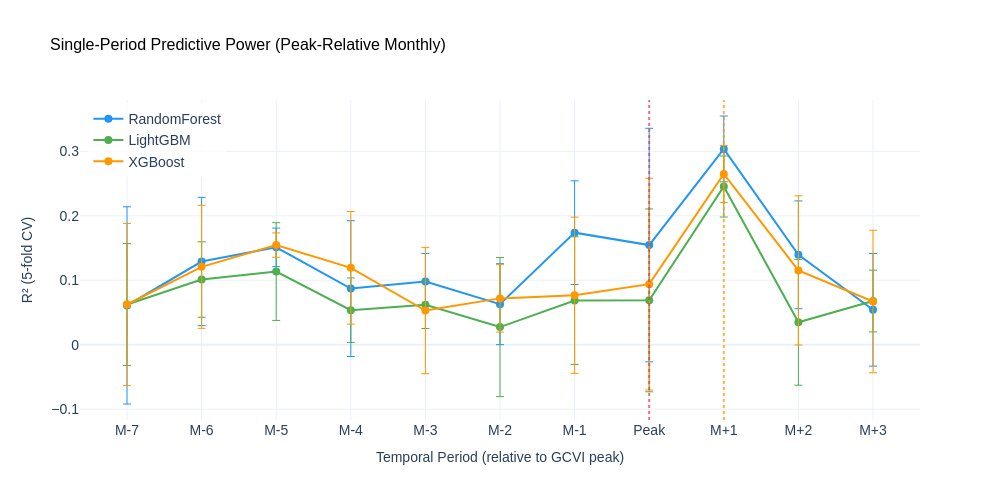

Notebook cell for this chart:
### Markdown cell above
---
## Figure 6: Temporal Zoom-In (Performance per Period)

### Code cell
# Load the monthly temporal combination results (peak-relative)
monthly_combos = combo_results.get("monthly", pd.DataFrame())

if not monthly_combos.empty:
    # Filter single-period combinations (n_periods == 1)
    single_period = monthly_combos[monthly_combos["n_periods"] == 1].copy()

    # Exclude pre-September periods
    single_period = single_period[~single_period["start_period"].isin(EXCLUDE_PERIODS["monthly"])]

    # Define period order (only Sep onwards: mo_m7 to mo_p3)
    period_order = [f"mo_m{i}" for i in range(7, 0, -1)] + ["mo_peak"] + [f"mo_p{i}" for i in range(1, 4)]
    period_labels = [f"M-{i}" for i in range(7, 0, -1)] + ["Peak"] + [f"M+{i}" for i in range(1, 4)]

    single_period["period_idx"] = single_period["start_period"].map(
        {p: i for i, p in enumerate(period_order)}
    )
    single_period = single_period.dropna(subset=["period_idx"]).sort_values("period_idx")

    label_map = dict(zip(period_order, period_labels))
    single_period["label"] = single_period["start_period"].map(label_map)

    fig6 = go.Figure()

    for model in MODELS_TO_SHOW:
        r2_col = f"{model}_R2_mean"
        r2_std_col = f"{model}_R2_std"
        if r2_col not in single_period.columns:
            continue

        fig6.add_trace(
            go.Scatter(
                x=single_period["label"],
                y=single_period[r2_col],
                mode="lines+markers",
                name=model,
                line=dict(color=MODEL_COLORS[model], width=2),
                marker=dict(size=8),
                error_y=dict(
                    type="data",
                    array=single_period[r2_std_col],
                    visible=True,
                    thickness=1,
                ),
            )
        )

    # Highlight Peak and M+1
    for lbl, clr in [("Peak", "#E63946"), ("M+1", "#FF9800")]:
        fig6.add_vline(
            x=lbl, line_dash="dot", line_color=clr, line_width=2, opacity=0.7,
        )

    fig6.update_layout(
        title=dict(
            text="Single-Period Predictive Power (Peak-Relative Monthly)",
            font=TITLE_FONT,
        ),
        xaxis=dict(
            title="Temporal Period (relative to GCVI peak)",
            title_font=AXIS_FONT,
            categoryorder="array",
            categoryarray=period_labels,
        ),
        yaxis=dict(title="R² (5-fold CV)", title_font=AXIS_FONT),
        font=dict(family=FONT_FAMILY, size=FONT_SIZE),
        width=1000, height=500,
        legend=dict(x=0.01, y=0.99, bgcolor="rgba(255,255,255,0.8)"),
        hovermode="x unified",
    )

    fig6.show()
    fig6.write_html(FIGURES_OUT / "fig6_temporal_zoom_monthly.html")
    fig6.write_image(FIGURES_OUT / "fig6_temporal_zoom_monthly.png", scale=3)
else:
    print("Monthly combo results not found")

### Figure 1 — Plotly figure (JSON) as saved in the notebook; plotly's stock layout.template omitted (floating-point values rounded to 4 significant figures)
{"data": [{"error_y": {"array": [0.153, 0.0995, 0.02988, 0.1053, 0.04337, 0.0628, 0.0804, 0.1811, 0.05107, 0.08361, 0.08741], "thickness": 1, "type": "data", "visible": true}, "line": {"color": "#2196F3", "width": 2}, "marker": {"size": 8}, "mode": "lines+markers", "name": "RandomForest", "type": "scatter", "x": ["M-7", "M-6", "M-5", "M-4", "M-3", "M-2", "M-1", "Peak", "M+1", "M+2", "M+3"], "y": [0.06094, 0.129, 0.151, 0.08701, 0.09802, 0.06285, 0.1738, 0.1546, 0.3037, 0.1394, 0.05411]}, {"error_y": {"array": [0.09453, 0.05851, 0.07578, 0.05003, 0.03669, 0.1079, 0.09896, 0.1418, 0.04736, 0.0976, 0.04787], "thickness": 1, "type": "data", "visible": true}, "line": {"color": "#4CAF50", "width": 2}, "marker": {"size": 8}, "mode": "lines+markers", "name": "LightGBM", "type": "scatter", "x": ["M-7", "M-6", "M-5", "M-4", "M-3", "M-2", "M-1", "Peak", "M+1", "M+2", "M+3"], "y": [0.06227, 0.1011, 0.1134, 0.05349, 0.0618, 0.02733, 0.06838, 0.06873, 0.2453, 0.03472, 0.06767]}, {"error_y": {"array": [0.1258, 0.09542, 0.01895, 0.08735, 0.09798, 0.05236, 0.1212, 0.1642, 0.04427, 0.1157, 0.1105], "thickness": 1, "type": "data", "visible": true}, "line": {"color": "#FF9800", "width": 2}, "marker": {"size": 8}, "mode": "lines+markers", "name": "XGBoost", "type": "scatter", "x": ["M-7", "M-6", "M-5", "M-4", "M-3", "M-2", "M-1", "Peak", "M+1", "M+2", "M+3"], "y": [0.06231, 0.1208, 0.1545, 0.1193, 0.05299, 0.07182, 0.0767, 0.09386, 0.2649, 0.1152, 0.06694]}], "layout": {"font": {"family": "Arial", "size": 14}, "height": 500, "hovermode": "x unified", "legend": {"bgcolor": "rgba(255,255,255,0.8)", "x": 0.01, "y": 0.99}, "shapes": [{"line": {"color": "#E63946", "dash": "dot", "width": 2}, "opacity": 0.7, "type": "line", "x0": "Peak", "x1": "Peak", "xref": "x", "y0": 0, "y1": 1, "yref": "y domain"}, {"line": {"color": "#FF9800", "dash": "dot", "width": 2}, "opacity": 0.7, "type": "line", "x0": "M+1", "x1": "M+1", "xref": "x", "y0": 0, "y1": 1, "yref": "y domain"}], "title": {"font": {"color": "black", "family": "Arial", "size": 16}, "text": "Single-Period Predictive Power (Peak-Relative Monthly)"}, "width": 1000, "xaxis": {"categoryarray": ["M-7", "M-6", "M-5", "M-4", "M-3", "M-2", "M-1", "Peak", "M+1", "M+2", "M+3"], "categoryorder": "array", "title": {"font": {"family": "Arial", "size": 14}, "text": "Temporal Period (relative to GCVI peak)"}}, "yaxis": {"title": {"font": {"family": "Arial", "size": 14}, "text": "R² (5-fold CV)"}}}}
